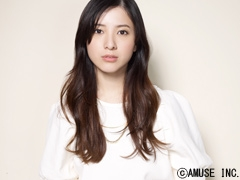
#> input picture photo_01.jpg, 240 x 180 px
$ python numpytest.py
#> lines starting #> are read from the running program, lines starting #| are printed output that depends on the picture
from PIL import Image
import numpy as np

img = Image.open("photo_01.jpg")
#> img is the input picture: PIL image 240x180 RGB; mean R, G, B 207.6, 197, 190.5
width, height = img.size
#> width = 240; height = 180
filter_size = 5
img2 = Image.new("RGB", (width-filter_size, height-filter_size))
#> img2: PIL image 235x175 RGB; every value is 0

img_pixels = np.array([[img.getpixel((x,y)) for x in range(width)] for y in range(height)])


for y in range(height - filter_size):
    for x in range(width - filter_size):
        partial_img = img_pixels[y:y + filter_size, x:x + filter_size]
        #color_array = partial_img.reshape(400, 3)
        color_array = partial_img.reshape(25, 3)
        if y == 1 and x == 1:
            print(partial_img)
            print("test")
            print(color_array)
        mean_r, mean_g, mean_b = color_array.mean(axis = 0)
        img2.putpixel((x,y),(int(mean_r),int(mean_g),int(mean_b)))
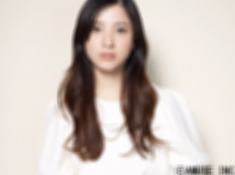
#> img2: PIL image 235x175 RGB; mean R, G, B 206.1, 195.2, 188.7
img2.show()
#img2.save("bokashi.jpg")
